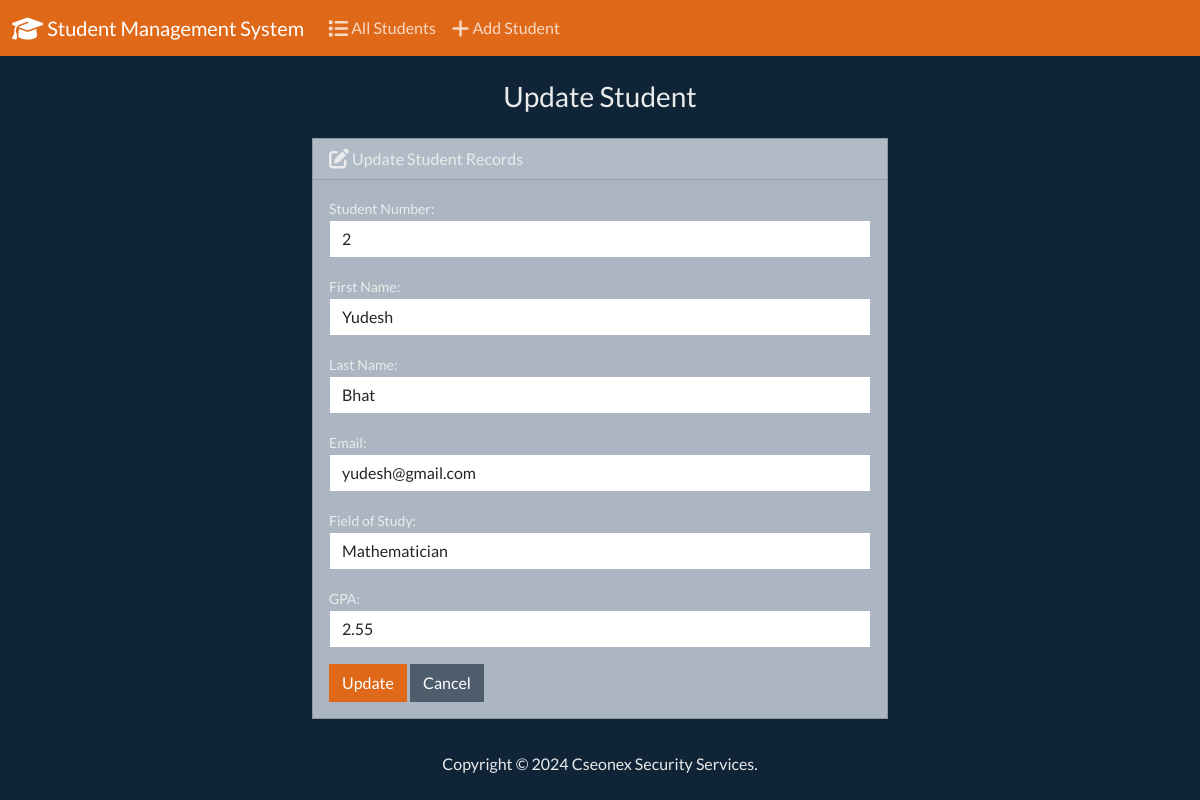
Page /edit/2/ on the committed database.
### students/models.py (models this page shows, shortened)
class Student(models.Model):
    student_number = models.PositiveIntegerField()
    first_name = models.CharField(max_length=50)
    last_name = models.CharField(max_length=50)
    email = models.EmailField(max_length=100)
    field_of_study = models.CharField(max_length=50)
    gpa = models.FloatField()

### students/views.py (the view)
# urls.py: path('edit/<int:id>/', views.edit, name='edit'),
def edit(request, id):
  if request.method == 'POST':
    student = Student.objects.get(pk=id)
    form = StudentForm(request.POST, instance=student)
    if form.is_valid():
      form.save()
      return render(request, 'students/edit.html', {
        'form': form,
        'success': True
      })
  else:
    student = Student.objects.get(pk=id)
    form = StudentForm(instance=student)
  return render(request, 'students/edit.html', {
    'form': form
  })

### students/forms.py
class StudentForm(forms.ModelForm):
    class Meta:
        model = Student
        fields = ['student_number', 'first_name', 'last_name', 'email', 'field_of_study', 'gpa']
        labels = {
            'student_number': 'Student Number',
            'first_name': 'First Name',
            'last_name': 'Last Name',
            'email': 'Email',
            'field_of_study': 'Field of Study',
            'gpa': 'GPA',
        }
        widgets = {
            'student_number': forms.NumberInput(attrs={'class': 'form-control'}),
            'first_name': forms.TextInput(attrs={'class': 'form-control'}),
            'last_name': forms.TextInput(attrs={'class': 'form-control'}),
            'email': forms.EmailInput(attrs={'class': 'form-control'}),
            'field_of_study': forms.TextInput(attrs={'class': 'form-control'}),
            'gpa': forms.NumberInput(attrs={'class': 'form-control'}),
        }

### students/templates/students/edit.html (shortened to what this page needs)
{% extends "students/base.html" %}
{% block body %}
  <h3 class="text-center m-4">Update Student</h3>
  {% if success %}
    <div class="alert alert-success" role="alert">
      The student updated successfully.
      <a href="{% url 'index' %}" class="alert-link">Go to Home Page.</a>
    </div>
  {% else %}
    <div class="row justify-content-center">
      <div class="col-6">
        <div class="card bg-light mb-3">
          <div class="card-header">
            <i class="fa-solid fa-pen-to-square fa-lg"></i> Update Student Records
          </div>
          <div class="card-body">
            <form action="" method="POST">
              {{ form.as_p }}
              <button type="submit" class="btn btn-primary">Update</button>
              <a href="{% url 'index' %}" class="btn btn-secondary">Cancel</a>
            </form>
          </div>
        </div>
      </div>
    </div>
  {% endif %}
{% endblock %}

### rows in the picture
Student: student_number "2", first_name "Yudesh", last_name "Bhat", email "yudesh@gmail.com", field_of_study "Mathematician", gpa "2.55"
